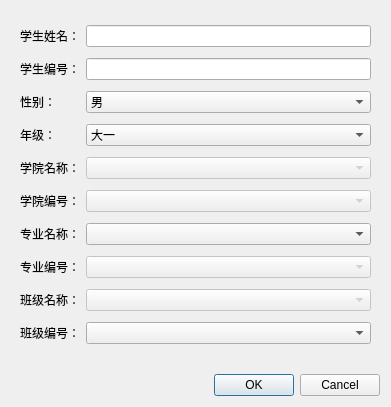
<?xml version="1.0" encoding="UTF-8"?>
<ui version="4.0">
 <class>DialogStudent</class>
 <widget class="QDialog" name="DialogStudent">
  <property name="geometry">
   <rect>
    <x>0</x>
    <y>0</y>
    <width>391</width>
    <height>407</height>
   </rect>
  </property>
  <property name="windowTitle">
   <string>Dialog</string>
  </property>
  <layout class="QGridLayout" name="gridLayout_2">
   <item row="0" column="0">
    <widget class="QWidget" name="widget" native="true">
     <layout class="QGridLayout" name="gridLayout">
      <item row="18" column="0">
       <widget class="QLabel" name="label_5">
        <property name="text">
         <string>专业编号：</string>
        </property>
       </widget>
      </item>
      <item row="15" column="1">
       <widget class="QComboBox" name="comboMajorName">
        <property name="enabled">
         <bool>true</bool>
        </property>
       </widget>
      </item>
      <item row="21" column="0">
       <widget class="QLabel" name="label">
        <property name="text">
         <string>班级编号：</string>
        </property>
       </widget>
      </item>
      <item row="0" column="0">
       <widget class="QLabel" name="label_9">
        <property name="text">
         <string>学生姓名：</string>
        </property>
       </widget>
      </item>
      <item row="20" column="1">
       <widget class="QComboBox" name="comboClassName">
        <property name="enabled">
         <bool>false</bool>
        </property>
       </widget>
      </item>
      <item row="8" column="0">
       <widget class="QLabel" name="label_7">
        <property name="text">
         <string>年级：</string>
        </property>
       </widget>
      </item>
      <item row="12" column="1">
       <widget class="QComboBox" name="comboCollegeId">
        <property name="enabled">
         <bool>false</bool>
        </property>
       </widget>
      </item>
      <item row="12" column="0">
       <widget class="QLabel" name="label_3">
        <property name="text">
         <string>学院编号：</string>
        </property>
       </widget>
      </item>
      <item row="20" column="0">
       <widget class="QLabel" name="label_4">
        <property name="text">
         <string>班级名称：</string>
        </property>
       </widget>
      </item>
      <item row="18" column="1">
       <widget class="QComboBox" name="comboMajorId">
        <property name="enabled">
         <bool>false</bool>
        </property>
       </widget>
      </item>
      <item row="3" column="1">
       <widget class="QLineEdit" name="leStuId"/>
      </item>
      <item row="15" column="0">
       <widget class="QLabel" name="label_6">
        <property name="text">
         <string>专业名称：</string>
        </property>
       </widget>
      </item>
      <item row="0" column="1">
       <widget class="QLineEdit" name="leStuName"/>
      </item>
      <item row="5" column="0">
       <widget class="QLabel" name="label_10">
        <property name="text">
         <string>性别：</string>
        </property>
       </widget>
      </item>
      <item row="8" column="1">
       <widget class="QComboBox" name="comboGrade">
        <property name="enabled">
         <bool>true</bool>
        </property>
        <item>
         <property name="text">
          <string>大一</string>
         </property>
        </item>
        <item>
         <property name="text">
          <string>大二</string>
         </property>
        </item>
        <item>
         <property name="text">
          <string>大三</string>
         </property>
        </item>
        <item>
         <property name="text">
          <string>大四</string>
         </property>
        </item>
       </widget>
      </item>
      <item row="11" column="0">
       <widget class="QLabel" name="label_11">
        <property name="text">
         <string>学院名称：</string>
        </property>
       </widget>
      </item>
      <item row="11" column="1">
       <widget class="QComboBox" name="comboCollegeName">
        <property name="enabled">
         <bool>false</bool>
        </property>
       </widget>
      </item>
      <item row="5" column="1">
       <widget class="QComboBox" name="comboGender">
        <property name="enabled">
         <bool>true</bool>
        </property>
        <item>
         <property name="text">
          <string>男</string>
         </property>
        </item>
        <item>
         <property name="text">
          <string>女</string>
         </property>
        </item>
       </widget>
      </item>
      <item row="3" column="0">
       <widget class="QLabel" name="label_8">
        <property name="text">
         <string>学生编号：</string>
        </property>
       </widget>
      </item>
      <item row="21" column="1">
       <widget class="QComboBox" name="comboClassId">
        <property name="enabled">
         <bool>true</bool>
        </property>
       </widget>
      </item>
     </layout>
    </widget>
   </item>
   <item row="1" column="0">
    <widget class="QDialogButtonBox" name="buttonBox">
     <property name="orientation">
      <enum>Qt::Horizontal</enum>
     </property>
     <property name="standardButtons">
      <set>QDialogButtonBox::Cancel|QDialogButtonBox::Ok</set>
     </property>
    </widget>
   </item>
  </layout>
 </widget>
 <resources/>
 <connections>
  <connection>
   <sender>buttonBox</sender>
   <signal>accepted()</signal>
   <receiver>DialogStudent</receiver>
   <slot>accept()</slot>
   <hints>
    <hint type="sourcelabel">
     <x>248</x>
     <y>254</y>
    </hint>
    <hint type="destinationlabel">
     <x>157</x>
     <y>274</y>
    </hint>
   </hints>
  </connection>
  <connection>
   <sender>buttonBox</sender>
   <signal>rejected()</signal>
   <receiver>DialogStudent</receiver>
   <slot>reject()</slot>
   <hints>
    <hint type="sourcelabel">
     <x>316</x>
     <y>260</y>
    </hint>
    <hint type="destinationlabel">
     <x>286</x>
     <y>274</y>
    </hint>
   </hints>
  </connection>
 </connections>
</ui>
